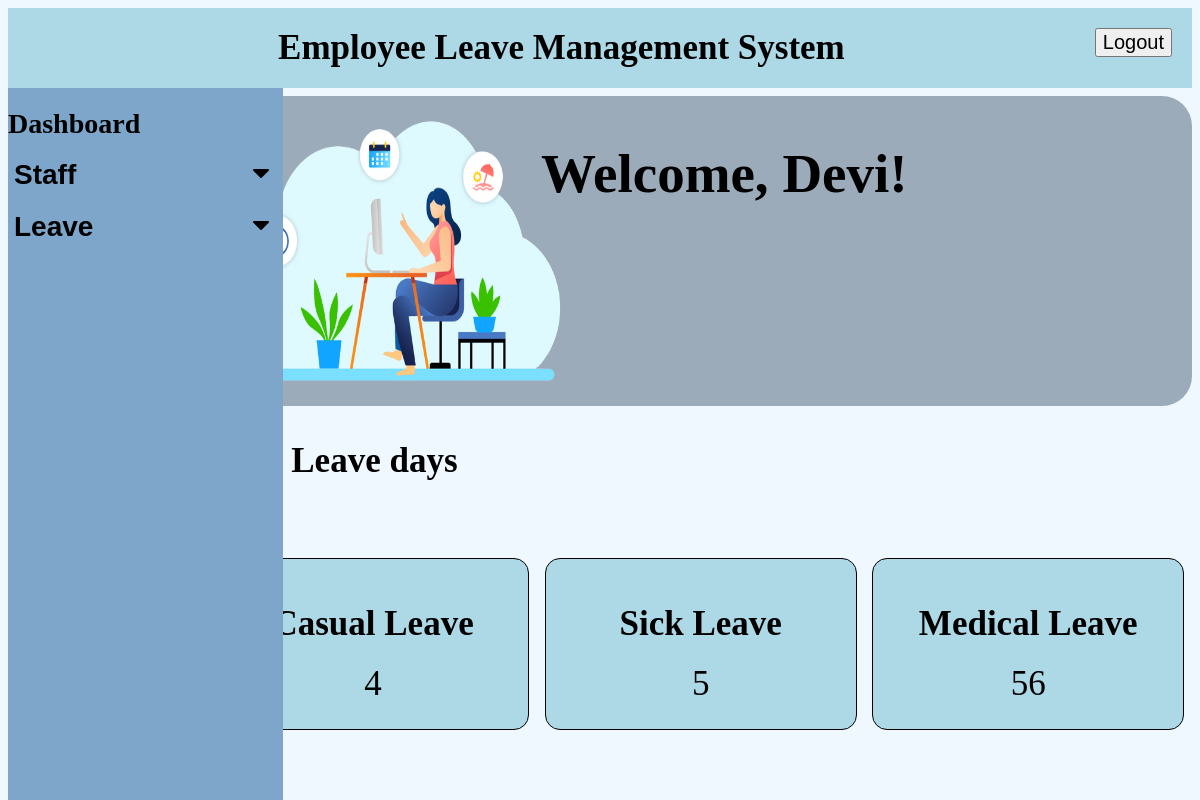
/manager/managerdashboard.php (signed in), run on the app's committed database.
### tables this page shows
CREATE TABLE `manager_available_leave` (
  `leavedays_id` int(11) NOT NULL,
  `ID` int(11) DEFAULT NULL,
  `Casual leave` int(11) DEFAULT NULL,
  `Sick leave` int(11) DEFAULT NULL,
  `Medical leave` int(11) DEFAULT NULL
);

### manager/managerdashboard.php (the view, shortened to what this page needs)
<?php
include('connection.php');
?>
<html>
    <head>
        <link rel="stylesheet" href="https://cdnjs.cloudflare.com/ajax/libs/font-awesome/4.7.0/css/font-awesome.min.css">
        <link rel ="stylesheet" href="mstyle.css">
    </head>
<body>
    <nav>Employee Leave Management System
      <button  class="drop" onclick="window.location.href='logout.php';">Logout
    </button>
    </nav>
    <div class="sidenav">
        <a href ="managerdashboard.php">Dashboard</a><br>
        <button class="dropdown-btn">Staff
            <i class="fa fa-caret-down"></i>
        </button>
        <br>
        <button class="dropdown-btn">Leave
            <i class="fa fa-caret-down"></i>
        </button>
        <br>
    </div>
    <div class = "main">
       <div class="image">
         <img src = "pic.png">
      </div>
      <div class ="text">
         <h2><h2>
         <?php
          if (isset($_SESSION['firstname'])) {
                 $name = $_SESSION['firstname'];
                    echo "Welcome, " . $name . "!";
}?>
      </div>
      </div>
      <h3 style="margin-left:17%;"> Your Leave days</h3>;
      <div class="leave-boxes">
    <?php
    $managerId = $_SESSION['userid'];
    $query = "SELECT `casual leave`, `sick leave`, `medical leave` FROM manager_available_leave WHERE ID = '$managerId'";
    $result = mysqli_query($con, $query);
    if ($result && mysqli_num_rows($result) > 0) {
        $row = mysqli_fetch_assoc($result);
        $casualLeave = $row['casual leave'];
        $sickLeave = $row['sick leave'];
        $medicalLeave = $row['medical leave'];
                echo '<div class="leave-box">';
                echo '<h3>Casual Leave</h3>';
                echo '<p>' . $casualLeave . '</p>';
                echo '</div>';
                echo '<div class="leave-box">';
                echo '<h3>Sick Leave</h3>';
                echo '<p>' . $sickLeave . '</p>';
                echo '</div>';
                echo '<div class="leave-box">';
                echo '<h3>Medical Leave</h3>';
                echo '<p>' . $medicalLeave . '</p>';
                echo '</div>';
            } else {
                echo 'No leave data available.';
            }
            ?>
        </div>
</body>
</html>

### manager/mstyle.css (style rules this page uses)
body { background-color: aliceblue; }
nav { background-color: lightblue; font-size: 35px; padding: 20px; font-weight: bolder; text-align: center; }
.sidenav { height: 100%; width: 275px; position: fixed; background-color: rgb(126, 166, 202); padding-top: 20px; }
.sidenav a, .dropdown-btn { padding: 6px,8px,6px,16px; text-decoration: none; font-size: 28px; font-weight: bold; color: black; width:100% ; text-align: left; padding-left: px; display: block; cursor: pointer; background-color: rgb(126, 166, 202); border: none; }
.fa-caret-down { float: right; padding-right: 8px; }
.drop { float: right; }
img { margin-left: 12%; height: 310px; width: 320px; }
.main { margin-left: 15%; margin-top: 8px; background-color: rgb(156, 171, 185); border-radius: 30px; width: 85%; display: grid; grid-template-columns: 1fr 1fr ; column-gap: 5px; }
.text { font-size: 50px; margin-left: -30%; }
h2 { font-size: 55px; }
button { font-size: 20px; }
h3 { font-size: 35px; }
p { font-size: 20px; display: inline-block; }
.leave-boxes { display: flex; justify-content: space-around; margin-top: 2%; margin-left: 17%; }
.leave-box { text-align: center; padding: 10px; width: 290px; height: 150px; border: 1px solid black; background-color:lightblue; border-radius: 15px; }
.leave-box p { font-size: 35px; margin-top: -15px; }

### data on the page
manager_available_leave: Casual leave "4", Sick leave "5", Medical leave "56"

### other printed values
$name "Devi"
